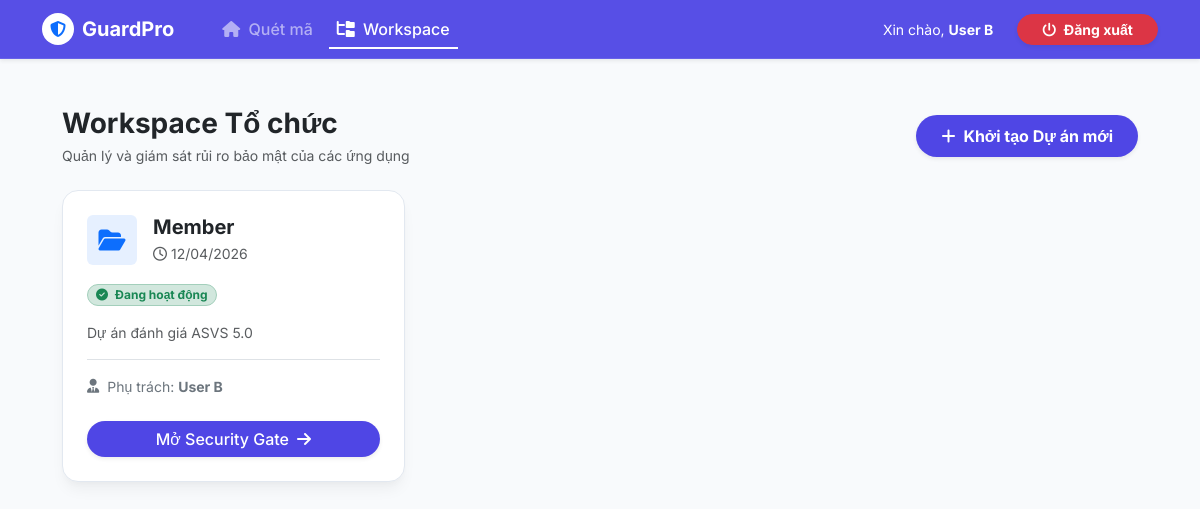
The app's page /management (signed in) with its own data.
### security_gate/database/models.py (models this page shows)
class User(Base):
    __tablename__ = "users"
    id = Column(Integer, primary_key=True, index=True)
    email = Column(String, unique=True, index=True)
    hashed_password = Column(String)
    full_name = Column(String)
    is_active = Column(Boolean, default=True)
    role = Column(Enum(UserRole), default=UserRole.MEMBER)
    org_id = Column(Integer, ForeignKey("organizations.id"), index=True)
    organization = relationship("Organization", back_populates="users")
    projects_created = relationship(
        "Project",
        back_populates="creator",
        foreign_keys="[Project.creator_id]"
    )

class Project(Base):
    __tablename__ = "projects"
    id = Column(Integer, primary_key=True, index=True)
    name = Column(String, index=True)
    description = Column(String)
    organization_id = Column(Integer, ForeignKey("organizations.id"), index=True)
    owner_id = Column(Integer, ForeignKey("users.id"), index=True)
    creator_id = Column(Integer, ForeignKey("users.id")) # Đã xóa phần khai báo trùng lặp
    is_deleted = Column(Boolean, default=False)
    created_at = Column(DateTime, server_default=func.now())
    organization = relationship("Organization", back_populates="projects")
    owner = relationship("User", foreign_keys=[owner_id])
    creator = relationship("User", foreign_keys=[creator_id], back_populates="projects_created")
    scan_reports = relationship("ScanReport", back_populates="project")

### security_gate/api/ui_routes.py (the view)
@router.get("/management", response_class=HTMLResponse)
async def management_page(request: Request, db: Session = Depends(get_db)):
    user_id = request.session.get("user_id")
    if not user_id: return RedirectResponse(url="/login")
    user = db.query(User).filter(User.id == user_id).first()
    if user.role == "admin" or user.role == UserRole.ADMIN:
        projects = db.query(Project).filter(
            Project.organization_id == user.org_id,
            Project.is_deleted == False
        ).all()
    else:
        projects = db.query(Project).filter(
            Project.owner_id == user.id,
            Project.is_deleted == False
        ).all()
    return templates.TemplateResponse("management.html", {"request": request, "user": user, "projects": projects})

### security_gate/templates/management.html (shortened to what this page needs)
<!DOCTYPE html>
<html lang="vi">
<head>
    <link href="https://cdn.jsdelivr.net/npm/bootstrap@5.3.2/dist/css/bootstrap.min.css" rel="stylesheet">
    <link rel="stylesheet" href="https://cdnjs.cloudflare.com/ajax/libs/font-awesome/6.4.0/css/all.min.css">
</head>
<body>
    <nav class="navbar navbar-expand-lg navbar-dark navbar-custom shadow-sm sticky-top">
        <div class="container-lg">
            <a class="navbar-brand fw-bold d-flex align-items-center" href="/">
                <div class="bg-white rounded-circle p-1 me-2 d-flex align-items-center justify-content-center" style="width: 32px; height: 32px;">
                    <i class="fa-solid fa-shield-halved text-primary fs-6"></i>
                </div>
                GuardPro
            </a>
            <div class="collapse navbar-collapse" id="navMenu">
                <ul class="navbar-nav me-auto mb-2 mb-lg-0 ms-lg-4 gap-2">
                    <li class="nav-item">
                        <a class="nav-link fw-medium" href="/"><i class="fa-solid fa-house me-1"></i> Quét mã</a>
                    </li>
                    <li class="nav-item">
                        <a class="nav-link active fw-medium" href="/management"><i class="fa-solid fa-folder-tree me-1"></i> Workspace</a>
                    </li>
                </ul>
                <div class="d-flex gap-2">
                    {% if user %}
                        <span class="text-white me-3 small align-self-center d-none d-md-inline">Xin chào, <strong>{{ user.full_name or user.email }}</strong></span>
                        <a href="/logout" class="btn btn-danger btn-sm px-4 fw-bold rounded-pill shadow-sm">
                            <i class="fa-solid fa-power-off me-1"></i> Đăng xuất
                        </a>
                    {% endif %}
                </div>
            </div>
        </div>
    </nav>
    <main class="container-lg mt-5 mb-5" style="max-width: 1100px;">
        <div class="d-flex flex-column flex-md-row justify-content-between align-items-md-center mb-4 gap-3">
            <div>
                <h2 class="h3 fw-bold text-dark mb-1">Workspace Tổ chức</h2>
                <p class="text-muted small mb-0">Quản lý và giám sát rủi ro bảo mật của các ứng dụng</p>
            </div>
            <button class="btn text-white fw-bold rounded-pill px-4 py-2 shadow-sm d-flex align-items-center" style="background-color: var(--brand-primary);" data-bs-toggle="modal" data-bs-target="#createProjectModal">
                <i class="fa-solid fa-plus me-2"></i> Khởi tạo Dự án mới
            </button>
        </div>
        <div class="row row-cols-1 row-cols-md-2 row-cols-lg-3 g-4">
            {% for project in projects %}
            <div class="col">
                <div class="saas-card project-card h-100 position-relative d-flex flex-column">
                    <div class="card-body p-4 flex-grow-1" onclick="window.location.href='/project/{{ project.id }}'">
                        <div class="d-flex align-items-center mb-3">
                            <div class="bg-primary bg-opacity-10 rounded p-3 me-3 text-primary d-flex align-items-center justify-content-center" style="width: 50px; height: 50px;">
                                <i class="fa-solid fa-folder-open fs-4"></i>
                            </div>
                            <div>
                                <h3 class="h5 fw-bold text-dark mb-1 text-truncate" style="max-width: 200px;" title="{{ project.name }}">{{ project.name }}</h3>
                                <div class="small text-muted d-flex align-items-center">
                                    <i class="fa-regular fa-clock me-1"></i> {{ project.created_at.strftime('%d/%m/%Y') }}
                                </div>
                            </div>
                        </div>
                        <div class="mb-3">
                            <span class="badge bg-success-subtle text-success border border-success-subtle rounded-pill px-2 py-1 me-1"><i class="fa-solid fa-circle-check me-1"></i> Đang hoạt động</span>
                        </div>
                        <p class="text-muted small mb-3" style="display: -webkit-box; -webkit-line-clamp: 2; -webkit-box-orient: vertical; overflow: hidden;">
                            {{ project.description or 'Dự án đánh giá an toàn chuỗi cung ứng theo tiêu chuẩn OWASP ASVS 5.0.0.' }}
                        </p>
                        <div class="border-top pt-3 mt-auto">
                            <div class="d-flex align-items-center small text-secondary">
                                <i class="fa-solid fa-user-tie me-2"></i>
                                <span>Phụ trách: <strong>{{ project.owner.full_name }}</strong></span>
                            </div>
                        </div>
                    </div>
                    <div class="card-footer bg-transparent border-top-0 px-4 pb-4 pt-0">
                        <a href="/project/{{ project.id }}" class="btn btn-primary w-100 rounded-pill fw-medium shadow-sm d-flex justify-content-center align-items-center gap-2" style="background-color: var(--brand-primary); border: none;">
                            Mở Security Gate <i class="fa-solid fa-arrow-right"></i>
                        </a>
                    </div>
                </div>
            </div>
            {% endfor %}
        </div>
    </main>
</body>
</html>

### security_gate/templates/management.html (style rules this page uses)
:root { --brand-primary: #4f46e5; --brand-secondary: #4338ca; --bg-body: #f8fafc; --card-shadow: 0 10px 15px -3px rgba(0, 0, 0, 0.05), 0 4px 6px -2px rgba(0, 0, 0, 0.025); }
body { font-family: 'Inter', sans-serif; background-color: var(--bg-body); color: #334155; }
.navbar-custom { background: rgba(79, 70, 229, 0.95) !important; backdrop-filter: blur(10px); border-bottom: 1px solid rgba(255,255,255,0.1); }
.saas-card { background: #fff; border-radius: 1rem; border: 1px solid #e2e8f0; box-shadow: var(--card-shadow); transition: transform 0.2s ease, box-shadow 0.2s ease; }
.project-card { cursor: pointer; text-decoration: none; color: inherit; display: block; }
.navbar-nav .nav-link.active { border-bottom: 2px solid white; padding-bottom: 6px; }

### records on screen
User: full_name "User B"
Project: name "Member", created_at "12/04/2026", description "Dự án đánh giá ASVS 5.0", owner.full_name "User B"
